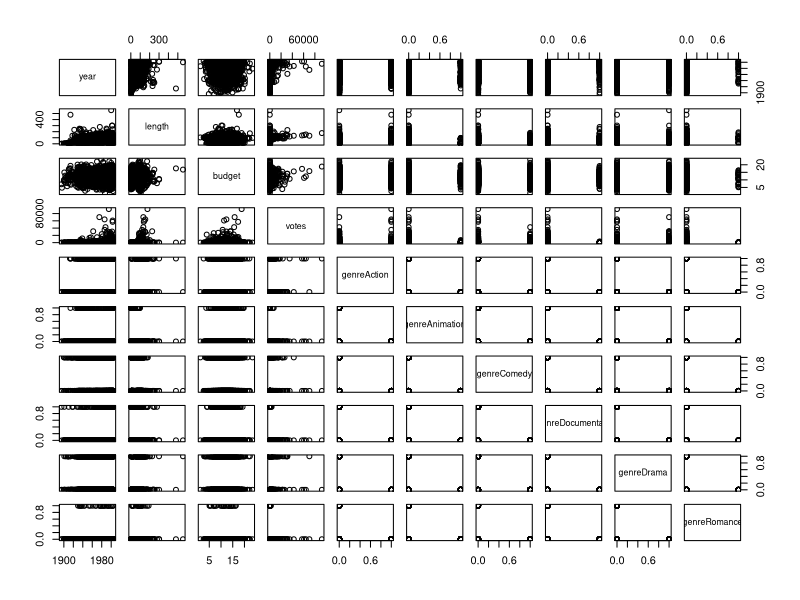
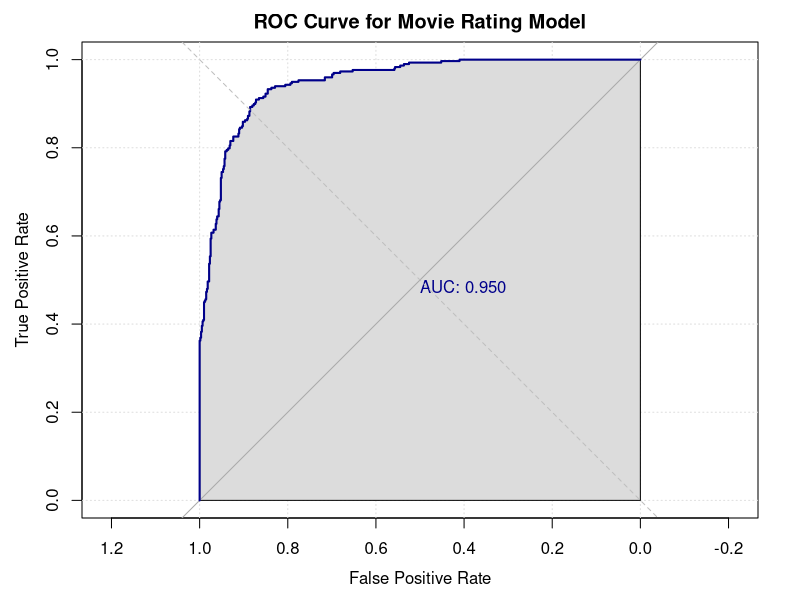
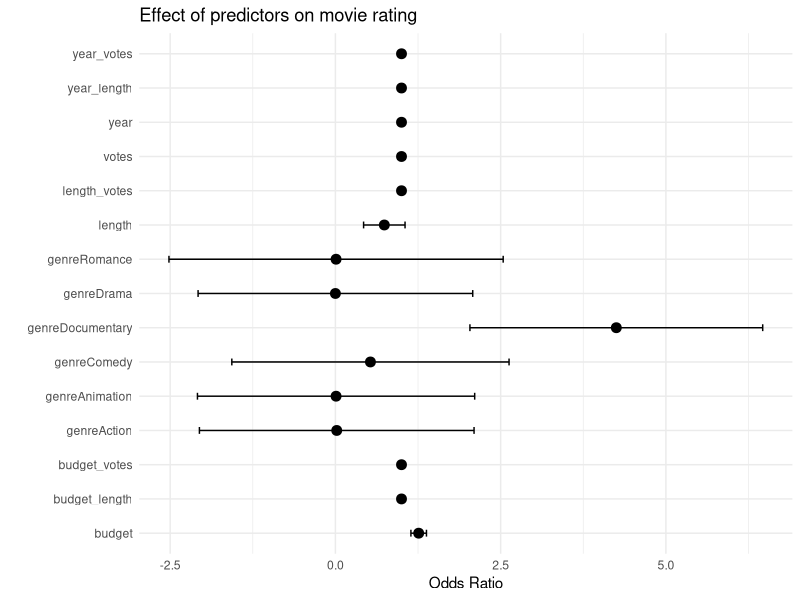

Source code (R) for these figures, in order:
## ---- chunk 1
knitr::opts_chunk$set(echo = TRUE)
## ---- chunk 2
# Load required packages
library(tidyverse)
library(ggplot2)
library(scales)
library(dplyr)
library(broom)
library(pROC)
## ---- chunk 3
# read data
films <- read.csv("dataset9.csv", header = TRUE)
# View data structures and variable types
str(films)
# View variable distribution
summary(films)
# Correlation matrix
cor(films[, c("year", "length", "budget", "votes", "rating")])
# Check for missing values
sum(is.na(films))
# Check which column has missing values
colSums(is.na(films))
# ########Fill missing values (any other way?)
mean_length <- mean(films$length, na.rm = TRUE)
films$length[is.na(films$length)] <- mean_length
# Check if missing values were filled successfully
sum(is.na(films))
## ---- chunk 4
# Convert year and length to continuous variables(Because time and length can be regarded as unlimited values)
films$year <- as.numeric(as.character(films$year))
films$length <- as.numeric(as.character(films$length))
# one-hot encoding
films <- cbind(films, model.matrix(~ genre - 1, data = films))
# Binarize the IMDB score
films$rating2 <- ifelse(films$rating > 7, 1, 0)
## ---- chunk 5
# Fit the glm model on the training data
fit <- glm(rating2 ~ year + length + budget + votes + genreAction + genreAnimation + genreComedy + genreDocumentary + genreDrama + genreRomance, data = films, family = binomial)
## ---- chunk 6
# After selecting variables:
# By the result of glm fit summary, we choose the variables with p-value lower than 0.05
# By the result of odds ratio, we choose the variables that have influence on rating
fit2 <- glm(rating2 ~ length + budget + votes + genreAction + genreAnimation + genreDrama + genreRomance, data = films, family = binomial)
fit3 <- glm(rating2 ~ length + budget + genreComedy + genreDocumentary, data = films, family = binomial)
table <- matrix(c(fit$aic, fit2$aic, fit3$aic), dimnames = list(c("fit", "fit2", "fit3"), c("AIC")))
table
## ---- chunk 7
# Store the variables that need to be scatter plotted in a data frame
variables <- c("year", "length", "budget", "votes", "genreAction", "genreAnimation", "genreComedy", "genreDocumentary", "genreDrama", "genreRomance")
plot_data <- films[variables]

# Plot a scatterplot matrix
pairs(plot_data)
## ---- chunk 8
# test interaction
films$year_length <- films$year * films$length
films$year_votes <- films$year * films$votes
films$length_votes <- films$length * films$votes
films$budget_length <- films$budget * films$length
films$budget_votes <- films$budget * films$votes

fit3 <- glm(rating2 ~ year + length + budget + votes + genreAction + genreAnimation + genreComedy + genreDocumentary + genreDrama + genreRomance, data = films, family = binomial)
fit4 <- glm(rating2 ~ year + length + budget + votes + genreAction + genreAnimation + genreComedy + genreDocumentary + genreDrama + genreRomance + year_length + year_votes + length_votes + budget_length + budget_votes, data = films, family = binomial)
anova(fit3, fit4, test = "Chisq")
## ---- chunk 9
# Split data into training and testing sets
set.seed(123)
train_index <- sample(1:nrow(films), size = round(nrow(films) * 0.7), replace = FALSE)
train_data <- films[train_index, ]
test_data <- films[-train_index, ]
# Predict the test data using the fitted model
test_data$predicted <- predict(fit4, newdata = test_data, type = "response")
# Calculate the ROC curve and AUC

roc_data <- roc(test_data$rating2, test_data$predicted)
roc_auc <- auc(roc_data)
roc_auc
## ---- chunk 10
# Plot the ROC curve
plot(roc_data,
  main = "ROC Curve for Movie Rating Model",
  xlab = "False Positive Rate", ylab = "True Positive Rate",
  print.auc = TRUE, auc.polygon = TRUE, grid = c(0.2, 0.2), col = "darkblue"
)
abline(a = 0, b = 1, lty = 2, col = "gray")
## ---- chunk 11
# View model results
summary(fit4)
## ---- chunk 12
# Extract Coefficients and Standard Errors
coef_df <- tidy(fit4, exponentiate = TRUE) %>%
  filter(term != "(Intercept)") %>%
  mutate_if(is.numeric, list(~ round(., 2))) %>%
  mutate(
    lower = estimate - 1.96 * std.error,
    upper = estimate + 1.96 * std.error
  )

# plot the coefficients
ggplot(coef_df, aes(x = term, y = estimate)) +
  geom_point(size = 3) +
  geom_errorbar(aes(ymin = lower, ymax = upper), width = 0.2) +
  coord_flip() +
  labs(
    title = "Effect of predictors on movie rating",
    x = "", y = "Odds Ratio"
  ) +
  theme_minimal()
